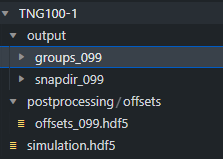
#> input picture images/TNGStructure.PNG, 223 x 159 px, found by its file name; its folder holds only this picture in this run
$ jupyter execute --allow-errors sdss_retrieval.ipynb
#> lines starting #> are read from the running program, lines starting #| are printed output that depends on the picture; long printed decimals are rounded
[cell 1]
import astropy.units as U
from astropy.cosmology import FlatLambdaCDM
from astropy.io import fits
from astropy.coordinates import SkyCoord
from astropy.constants import c
from collections import OrderedDict
import h5py
import illustris_python as il
from random import choices
import sys
import os
import numpy as np
import pandas as pd
from scipy.optimize import curve_fit
import random
import shutil
from os.path import isfile, expanduser
import subprocess
import six
from math import pi, ceil
import matplotlib.pyplot as plt
from tqdm import tqdm
from dl import queryClient as qc, storeClient as sc, authClient as ac
from pyvo.dal import sia
from astropy.utils.data import download_file, import_file_to_cache
from numpy.core.defchararray import startswith
import pylab as plt
from getpass import getpass
import warnings
from astropy.utils.exceptions import AstropyWarning
from astroquery.sdss import SDSS
import matplotlib.image as plimg
from scipy.ndimage import zoom

[cell 2]
def gaussian(x, amp, cen, fwhm):
    """
    Generates a 1D Gaussian given the following input parameters:
    x: position
    amp: amplitude
    fwhm: fwhm
    """
    #def integrand(x, amp, cen, fwhm):
    #    return np.exp(-(x-cen)**2/(2*(fwhm/2.35482)**2))
    #integral, _ = quad(integrand, -np.inf, np.inf, args=(1, cen, fwhm))
    gaussian = np.exp(-(x-cen)**2/(2*(fwhm/2.35482)**2))
    if np.sum(gaussian) != 0:
        norm = amp /  np.sum(gaussian)
    else:
        norm = amp
    result = norm * gaussian
    #norm = 1 / integral
    return result

def interpolate_array(arr, n_px):
    """Interpolates a 2D array to have n_px pixels while preserving aspect ratio."""
    zoom_factor = n_px / arr.shape[0]
    print(zoom_factor)
    return zoom(arr, zoom_factor)

[cell 3]
data_path = '/Users/michele/Downloads/GalaxyZooArchive/images_gz2/images'
files = np.array(os.listdir(data_path))
imfile = os.path.join(data_path, np.random.choice(files))
n_chan = 256
n_px = 256
img = plimg.imread(imfile).astype(np.float32)
#> img is the input picture: shape (159, 223, 4) float32; mean R, G, B, A 0.175, 0.2, 0.224, 1
dims = np.shape(img)
#> dims = (159, 223, 4)
d3 = min(2, dims[2])
#> d3 = 2
d1 = float(max(dims))
#> d1 = 223
avimg = np.average(img[:, :, :d3], axis=2)
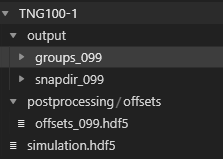
#> avimg: shape (159, 223) float32; min 0.131, max 0.924, mean 0.188
avimg -= np.min(avimg)
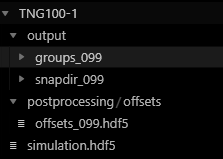
#> avimg: shape (159, 223) float32; min 0, max 0.792, mean 0.0564
avimg *= 1 / np.max(avimg)
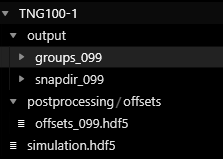
#> avimg: shape (159, 223) float32; min 0, max 1, mean 0.0712
avimg = interpolate_array(avimg, n_px)
#| 1.610
#> in interpolate_array, `return zoom(arr, zoom_factor)`:
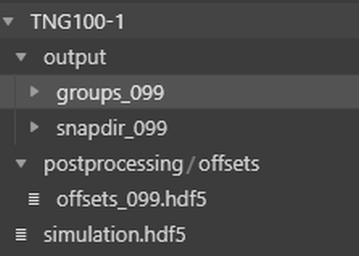
#> returned value: shape (256, 359) float32; min -0.35, max 1.13, mean 0.0714; drawn with min black and max white
avimg /= np.sum(avimg)
#> avimg: shape (256, 359) float32
print(np.sum(avimg))
#| 1.0
line_fluxes = [1, 2, 3]
pos_z = [ 10, 40, 100]
fwhm_z = [5, 7, 10]
cont = np.linspace(1, 2, n_chan)

datacube = np.zeros((n_px, n_px, n_chan))
X, Y = np.meshgrid(np.arange(n_px), np.arange(n_px))
z_idxs = np.arange(0, n_chan)
gs = np.zeros(n_chan)
for i in range(len(line_fluxes)):
    gs += gaussian(z_idxs, line_fluxes[i], pos_z[i], fwhm_z[i])
#> (the rest of this cell did not finish here and is left out)

#> (a cell that did not finish here is left out)

#> (a cell that did not finish here is left out)

[cell 6]
from scipy.ndimage.interpolation import rotate
from scipy.spatial.transform import Rotation
def rotate_galaxy_cube(galaxy_cube, pa, reshape=False):
    """
    Rotates a 3D galaxy cube by the projection angle (PA) along the z-axis (line of sight).

    Args:
        galaxy_cube (np.ndarray): The 3D array representing the galaxy.
        pa (float): Projection angle in degrees (counterclockwise from the positive x-axis).
        reshape (bool, optional): Whether to reshape the output to fit the rotated galaxy.
                                   Default is False (preserves original array shape).

    Returns:
        np.ndarray: The rotated galaxy cube.
    """
    random_angle = np.random.uniform(0, 360)
    original_shape = galaxy_cube.shape
    print(random_angle)
    rotated_cube = rotate(galaxy_cube, random_angle, axes=(1, 0), reshape=reshape)  # Rotate along z-axis
    indices = np.indices(rotated_cube.shape).reshape(3, -1).T
    rotation = Rotation.from_euler('z', pa, degrees=True)
    # Apply the rotation to each point (x, y, z) in the cube
    rotated_indices = rotation.apply(indices).astype(int)
    rotated_indices[:, 0] = np.clip(rotated_indices[:, 0], 0, original_shape[0] - 1)
    rotated_indices[:, 1] = np.clip(rotated_indices[:, 1], 0, original_shape[1] - 1)
    rotated_indices[:, 2] = np.clip(rotated_indices[:, 2], 0, original_shape[2] - 1)
    rotated_cube = np.zeros(rotated_cube.shape)

    rotated_cube[rotated_indices[:, 0], rotated_indices[:, 1], rotated_indices[:, 2]] = rotated_cube.ravel()
    # Reshape back to the original cube dimensions
    return rotated_cube

[cell 7]
rotated_cube = rotate_galaxy_cube(datacube, 15)
img = np.sum(datacube, axis=2)
plt.imshow(img)
plt.colorbar()
plt.show()
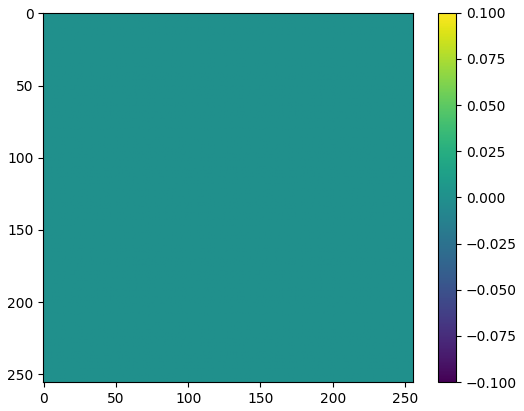
#> figure drawn by matplotlib, 2 panels

img = np.sum(rotated_cube, axis=2)
plt.imshow(img)
plt.colorbar()
plt.show()

spectrum = np.sum(datacube, axis=(0, 1))
plt.plot(spectrum)
plt.show()
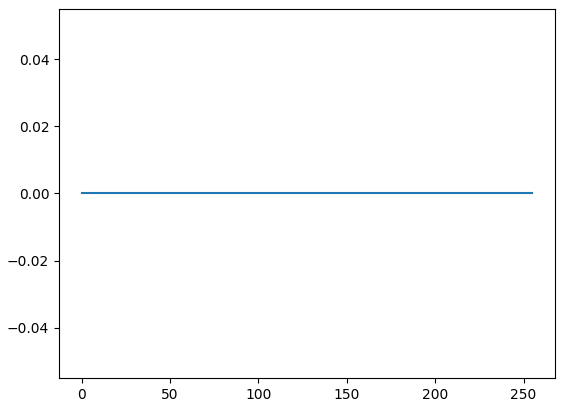
#> figure drawn by matplotlib, 1 panel

spectrum = np.sum(rotated_cube, axis=(0, 1))
plt.plot(spectrum)
plt.show()
